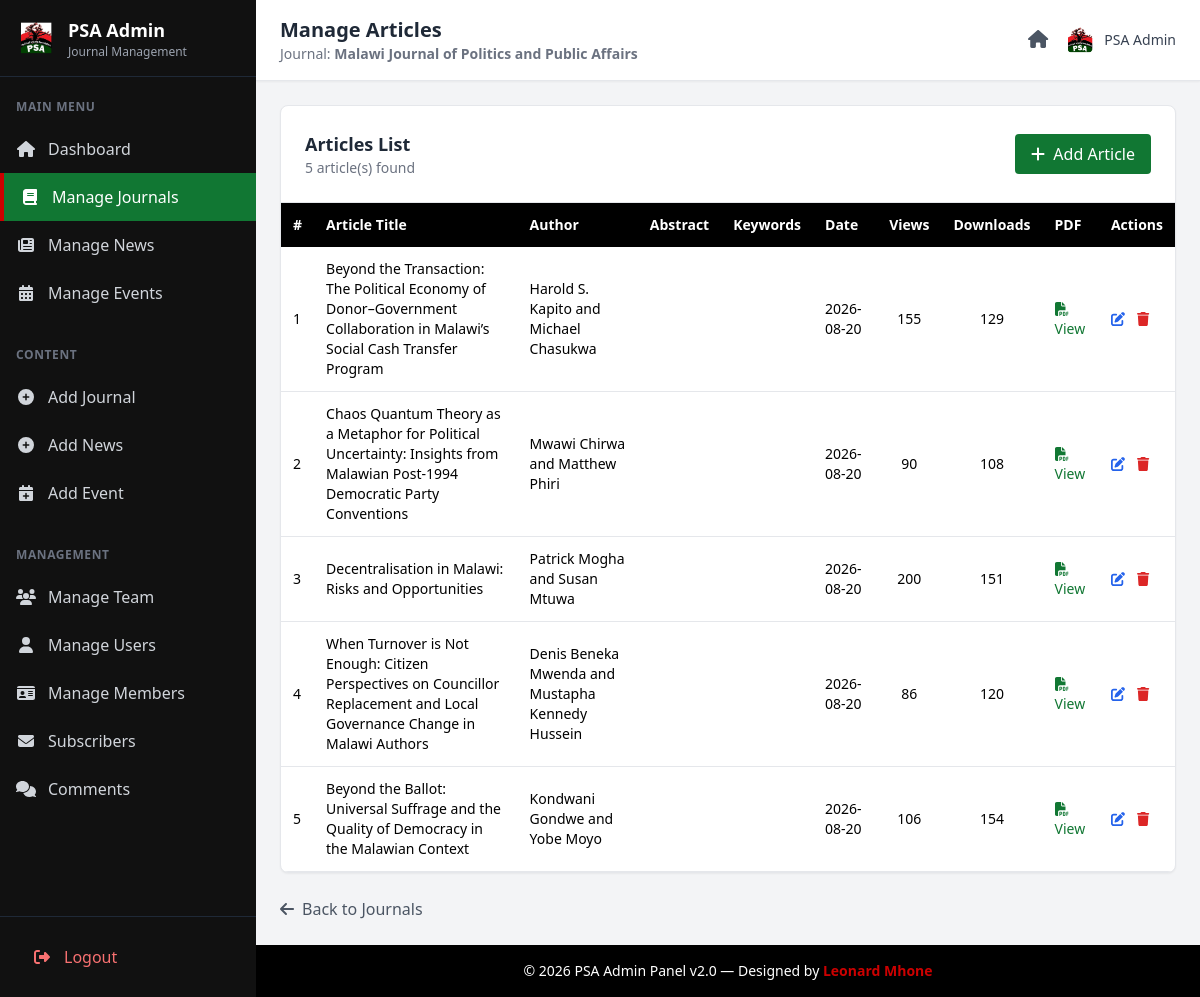
/admin/manage_articles.php?journal_id=28 (signed in), run on the app's committed database.
### tables this page shows
CREATE TABLE `journals` (
  `id` int NOT NULL,
  `title` varchar(255) DEFAULT NULL,
  `volume` varchar(50) DEFAULT NULL,
  `issue_no` varchar(50) DEFAULT NULL,
  `journal_date` date DEFAULT NULL,
  `editorial_summary` text,
  `slug` varchar(199) DEFAULT NULL,
  `file` varchar(255) DEFAULT NULL,
  `downloads` int DEFAULT '0',
  `views` int DEFAULT '0',
  `uploaded_at` timestamp NULL DEFAULT CURRENT_TIMESTAMP,
  `created_at` datetime DEFAULT CURRENT_TIMESTAMP,
  `summary` text,
  `tags` varchar(255) DEFAULT NULL,
  `pdf` varchar(255) DEFAULT NULL,
  `author` varchar(255) DEFAULT NULL,
  `description` text
);

CREATE TABLE `journal_topics` (
  `id` int NOT NULL,
  `journal_id` int NOT NULL,
  `topic` varchar(255) NOT NULL,
  `article_author` varchar(255) DEFAULT NULL,
  `article_summary` text,
  `abstract` text,
  `keywords` varchar(500) DEFAULT NULL,
  `article_date` date DEFAULT NULL,
  `file` varchar(255) NOT NULL,
  `downloads` int DEFAULT '0',
  `views` int DEFAULT '0'
);

### admin/manage_articles.php (the view, shortened to what this page needs)
<?php
include '../includes/db.php';
$journalId = isset($_GET['journal_id']) ? (int)$_GET['journal_id'] : 0;
$journal = $conn->query("SELECT * FROM journals WHERE id = $journalId")->fetch_assoc();
$articles = $conn->query("SELECT * FROM journal_topics WHERE journal_id = $journalId ORDER BY id DESC");
?>
<!DOCTYPE html>
<html lang="en">
<head>
  <script src="https://cdn.tailwindcss.com"></script>
  <link rel="stylesheet" href="https://cdnjs.cloudflare.com/ajax/libs/font-awesome/6.5.0/css/all.min.css"/>
</head>
<body class="bg-gray-100 font-sans">
  <div class="flex min-h-screen">
    <aside class="sidebar w-64 bg-psaSidebar text-white flex flex-col fixed h-full z-50">
      <div class="p-4 border-b border-gray-800">
        <div class="flex items-center gap-3">
          <img src="../images/logo.png" alt="PSA Logo" class="w-10 h-10 rounded">
          <div>
            <h1 class="text-lg font-bold text-white">PSA Admin</h1>
            <p class="text-xs text-gray-400">Journal Management</p>
          </div>
        </div>
      </div>
      <nav class="flex-1 overflow-y-auto py-4">
        <div class="px-4 mb-2">
          <span class="text-xs font-semibold text-gray-500 uppercase tracking-wider">Main Menu</span>
        </div>
        <a href="dashboard.php" class="sidebar-link flex items-center gap-3 px-4 py-3 text-gray-300 hover:text-white">
          <i class="fas fa-home w-5"></i> Dashboard
        </a>
        <a href="manage_journals.php" class="sidebar-link active flex items-center gap-3 px-4 py-3 text-white">
          <i class="fas fa-book w-5"></i> Manage Journals
        </a>
        <a href="manage_news.php" class="sidebar-link flex items-center gap-3 px-4 py-3 text-gray-300 hover:text-white">
          <i class="fas fa-newspaper w-5"></i> Manage News
        </a>
        <a href="manage_events.php" class="sidebar-link flex items-center gap-3 px-4 py-3 text-gray-300 hover:text-white">
          <i class="fas fa-calendar-alt w-5"></i> Manage Events
        </a>
        <div class="px-4 mt-6 mb-2">
          <span class="text-xs font-semibold text-gray-500 uppercase tracking-wider">Content</span>
        </div>
        <a href="add_journal.php" class="sidebar-link flex items-center gap-3 px-4 py-3 text-gray-300 hover:text-white">
          <i class="fas fa-plus-circle w-5"></i> Add Journal
        </a>
        <a href="add_news.php" class="sidebar-link flex items-center gap-3 px-4 py-3 text-gray-300 hover:text-white">
          <i class="fas fa-plus-circle w-5"></i> Add News
        </a>
        <a href="add_event.php" class="sidebar-link flex items-center gap-3 px-4 py-3 text-gray-300 hover:text-white">
          <i class="fas fa-calendar-plus w-5"></i> Add Event
        </a>
        <div class="px-4 mt-6 mb-2">
          <span class="text-xs font-semibold text-gray-500 uppercase tracking-wider">Management</span>
        </div>
        <a href="manage_team.php" class="sidebar-link flex items-center gap-3 px-4 py-3 text-gray-300 hover:text-white">
          <i class="fas fa-users w-5"></i> Manage Team
        </a>
        <a href="manage_users.php" class="sidebar-link flex items-center gap-3 px-4 py-3 text-gray-300 hover:text-white">
          <i class="fas fa-user w-5"></i> Manage Users
        </a>
        <a href="manage_members.php" class="sidebar-link flex items-center gap-3 px-4 py-3 text-gray-300 hover:text-white">
          <i class="fas fa-id-card w-5"></i> Manage Members
        </a>
        <a href="manage_subscribers.php" class="sidebar-link flex items-center gap-3 px-4 py-3 text-gray-300 hover:text-white">
          <i class="fas fa-envelope w-5"></i> Subscribers
        </a>
        <a href="manage_comments.php" class="sidebar-link flex items-center gap-3 px-4 py-3 text-gray-300 hover:text-white">
          <i class="fas fa-comments w-5"></i> Comments
        </a>
      </nav>
      <div class="p-4 border-t border-gray-800">
        <a href="auth/logout.php" class="sidebar-link flex items-center gap-3 px-4 py-3 text-red-400 hover:text-red-300">
          <i class="fas fa-sign-out-alt w-5"></i> Logout
        </a>
      </div>
    </aside>
    <main class="flex-1 ml-0 md:ml-64 min-h-screen flex flex-col">
      <header class="bg-white shadow-sm border-b border-gray-200 sticky top-0 z-40">
        <div class="flex items-center justify-between px-6 py-4">
          <div class="flex items-center gap-4">
            <div>
              <h2 class="text-xl font-bold text-gray-800">Manage Articles</h2>
              <p class="text-sm text-gray-500">Journal: <strong><?= htmlspecialchars($journal['title']) ?></strong></p>
            </div>
          </div>
          <div class="flex items-center gap-4">
            <a href="dashboard.php" class="text-gray-600 hover:text-psaGreen transition">
              <i class="fas fa-home text-lg"></i>
            </a>
            <div class="flex items-center gap-2">
              <img src="../images/logo.png" alt="Admin" class="w-8 h-8 rounded-full">
              <span class="text-sm font-medium text-gray-700 hidden sm:block"><?= htmlspecialchars($_SESSION['admin']) ?></span>
            </div>
          </div>
        </div>
      </header>
      <div class="flex-1 p-6">
        <div class="bg-white rounded-lg shadow-sm border border-gray-200 overflow-hidden">
          <div class="p-6 border-b border-gray-200 flex flex-col sm:flex-row justify-between items-start sm:items-center gap-4">
            <div>
              <h3 class="text-lg font-semibold text-gray-800">Articles List</h3>
              <p class="text-sm text-gray-500"><?= $articles->num_rows ?> article(s) found</p>
            </div>
            <a href="add_article.php?journal_id=<?= $journalId ?>" class="bg-psaGreen hover:bg-green-800 text-white px-4 py-2 rounded transition flex items-center gap-2">
              <i class="fas fa-plus"></i> Add Article
            </a>
          </div>
          <div class="overflow-x-auto">
            <table class="w-full text-sm">
              <thead class="bg-psaBlack text-white">
                <tr>
                  <th class="p-3 text-left">#</th>
                  <th class="p-3 text-left">Article Title</th>
                  <th class="p-3 text-left">Author</th>
                  <th class="p-3 text-left">Abstract</th>
                  <th class="p-3 text-left">Keywords</th>
                  <th class="p-3 text-left">Date</th>
                  <th class="p-3 text-center">Views</th>
                  <th class="p-3 text-center">Downloads</th>
                  <th class="p-3 text-left">PDF</th>
                  <th class="p-3 text-left">Actions</th>
                </tr>
              </thead>
              <tbody>
                <?php
                $i = 1;
                while ($a = $articles->fetch_assoc()):
                ?>
                <tr class="border-b hover:bg-gray-50 transition">
                  <td class="p-3"><?= $i++ ?></td>
                  <td class="p-3 font-medium"><?= htmlspecialchars($a['topic']) ?></td>
                  <td class="p-3"><?= htmlspecialchars($a['article_author'] ?? 'N/A') ?></td>
                  <td class="p-3"><?= htmlspecialchars(mb_strimwidth($a['abstract'] ?? '', 0, 60, '...')) ?></td>
                  <td class="p-3"><?= htmlspecialchars(mb_strimwidth($a['keywords'] ?? '', 0, 40, '...')) ?></td>
                  <td class="p-3"><?= htmlspecialchars($a['article_date'] ?? 'N/A') ?></td>
                  <td class="p-3 text-center"><?= number_format($a['views']) ?></td>
                  <td class="p-3 text-center"><?= number_format($a['downloads']) ?></td>
                  <td class="p-3">
                    <?php if (!empty($a['file'])): ?>
                      <a href="../uploads/journals/<?= urlencode($a['file']) ?>" target="_blank" class="text-psaGreen hover:underline">
                        <i class="fas fa-file-pdf"></i> View
                      </a>
                    <?php else: ?>
                      <span class="text-gray-400 italic">N/A</span>
                    <?php endif; ?>
                  </td>
                  <td class="p-3 space-x-2">
                    <a href="edit_article.php?id=<?= $a['id'] ?>&journal_id=<?= $journalId ?>" class="text-blue-600 hover:underline" title="Edit">
                      <i class="fas fa-edit"></i>
                    </a>
                    <a href="?delete=<?= $a['id'] ?>&journal_id=<?= $journalId ?>" onclick="return confirm('Delete this article?')" class="text-red-600 hover:underline" title="Delete">
                      <i class="fas fa-trash"></i>
                    </a>
                  </td>
                </tr>
                <?php endwhile; ?>
              </tbody>
            </table>
          </div>
        </div>
        <div class="mt-6">
          <a href="manage_journals.php" class="text-gray-600 hover:text-psaBlack transition flex items-center gap-2">
            <i class="fas fa-arrow-left"></i> Back to Journals
          </a>
        </div>
      </div>
      <footer class="bg-psaBlack text-white text-center text-sm py-4 mt-auto">
        <p>&copy; <?= date('Y') ?> PSA Admin Panel v2.0 — Designed by <strong class="text-psaRed">Leonard Mhone</strong></p>
      </footer>
    </main>
  </div>
</body>
</html>

### admin/manage_articles.php (style rules this page uses)
.sidebar-link { transition: all 0.3s ease; }
.sidebar-link.active { background: #117733; border-left: 4px solid #cc0000; }

### data on the page
journals: title "Malawi Journal of Politics and Public Affairs"
journal_topics: topic "Beyond the Transaction: The Political Economy of Donor–Government Collaboration in Malawi’s Social Cash Transfer Program", article_author "Harold S. Kapito and Michael Chasukwa", article_date "2026-08-20", views "155", downloads "129"
journal_topics: topic "Chaos Quantum Theory as a Metaphor for Political Uncertainty: Insights from Malawian Post-1994 Democratic Party Conventions", article_author "Mwawi Chirwa and Matthew Phiri", article_date "2026-08-20", views "90", downloads "108"
journal_topics: topic "Decentralisation in Malawi: Risks and Opportunities", article_author "Patrick Mogha and Susan Mtuwa", article_date "2026-08-20", views "200", downloads "151"
journal_topics: topic "When Turnover is Not Enough: Citizen Perspectives on Councillor Replacement and Local Governance Change in Malawi Authors", article_author "Denis Beneka Mwenda and Mustapha Kennedy Hussein", article_date "2026-08-20", views "86", downloads "120"
journal_topics: topic "Beyond the Ballot: Universal Suffrage and the Quality of Democracy in the Malawian Context", article_author "Kondwani Gondwe and Yobe Moyo", article_date "2026-08-20", views "106", downloads "154"

### other printed values
$_SESSION['admin'] "PSA Admin"
$articles->num_rows "5"
